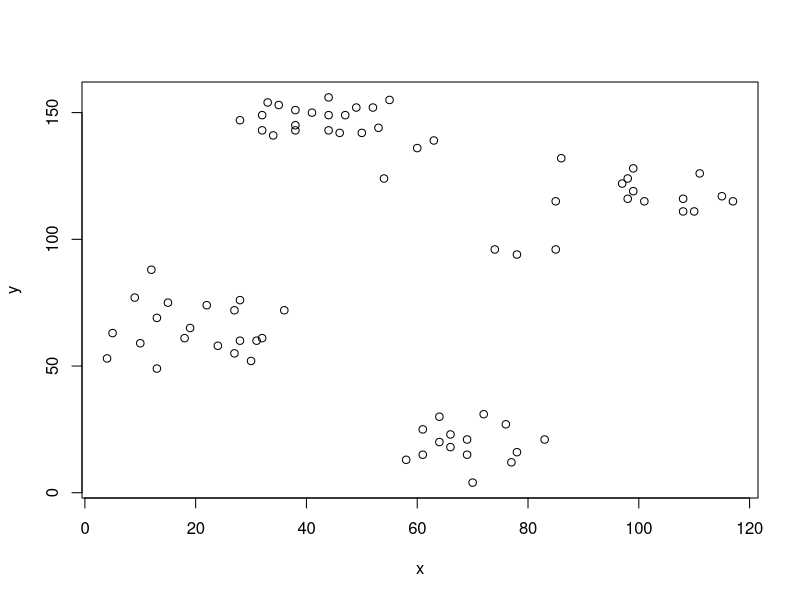
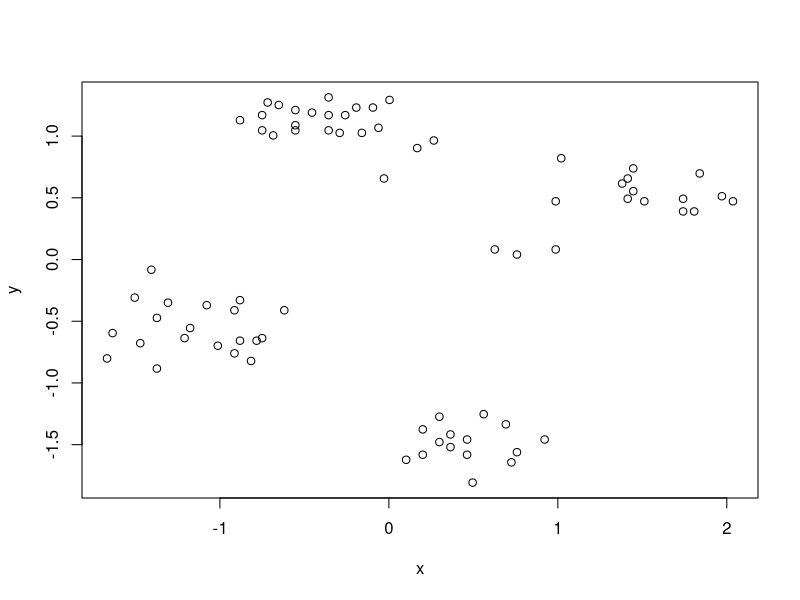
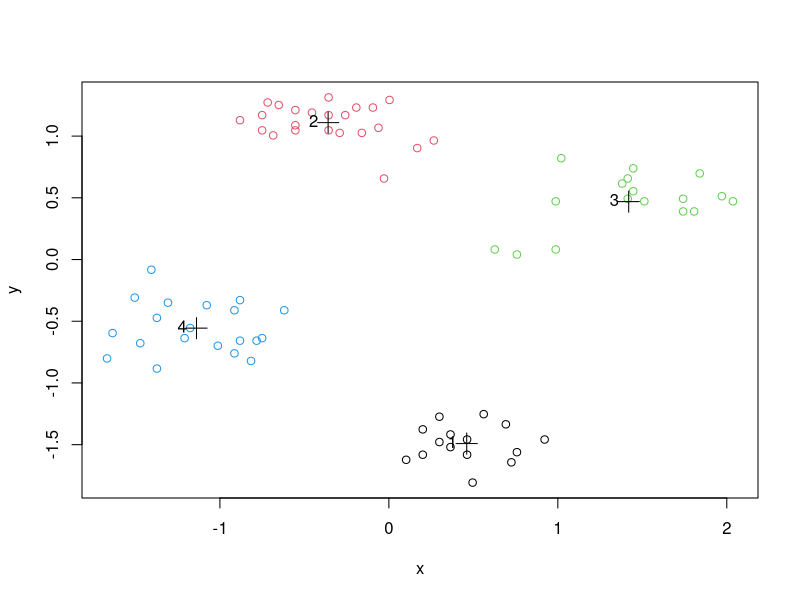
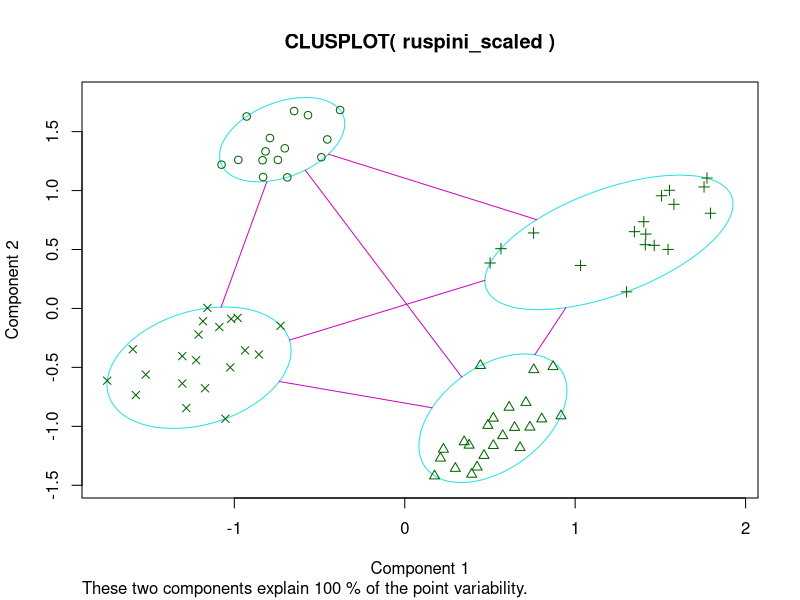
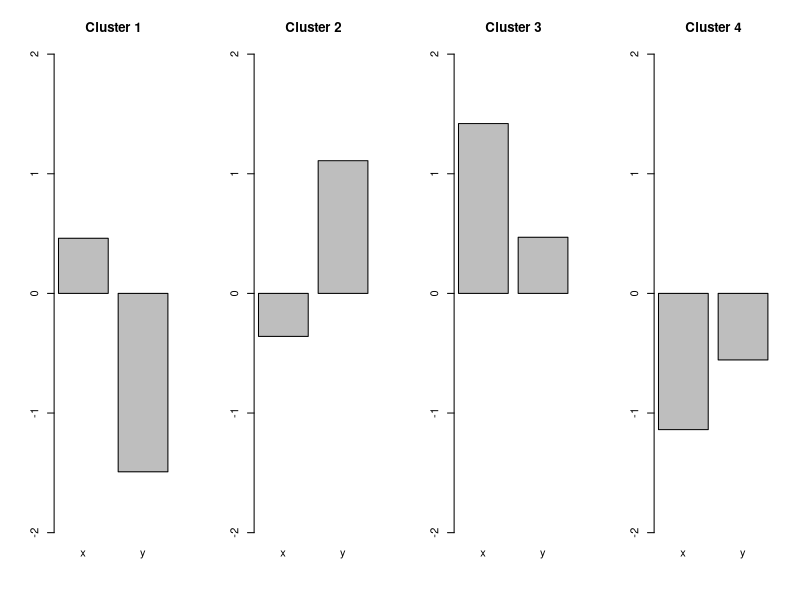
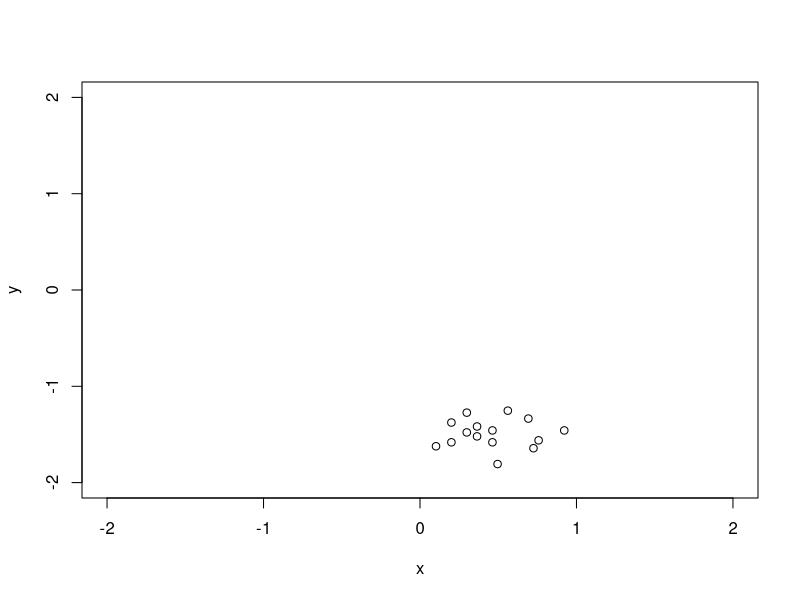
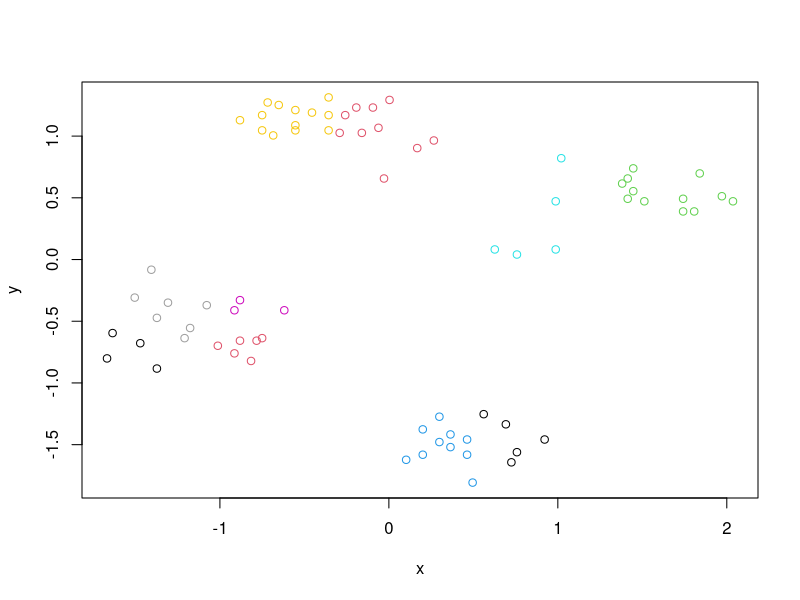
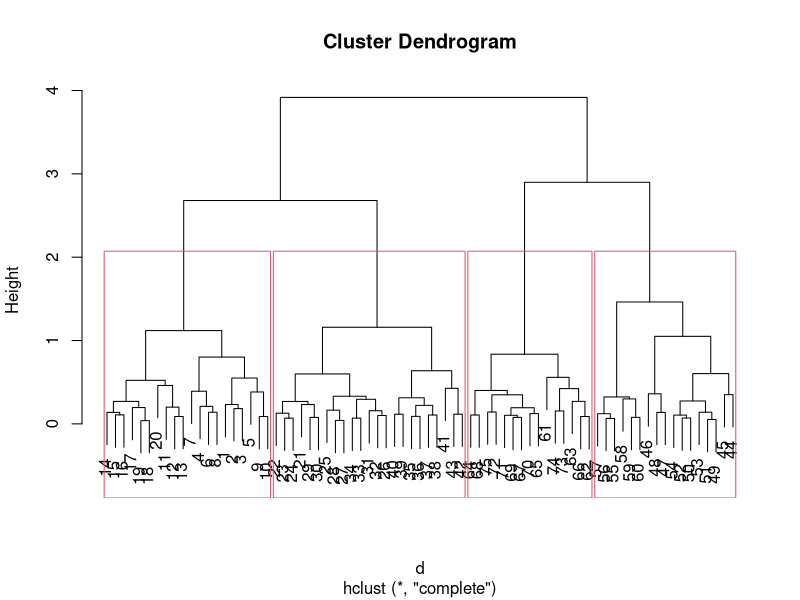

Generate these figures, in order, with R:
#' ---
#' title: "R Code for Chapter 8 of Introduction to Data Mining: Clustering"
#' author: "Michael Hahsler"
#' output:
#'  html_document:
#'    toc: true
#' ---

#' This code covers chapter 8 of _"Introduction to Data Mining"_
#' by Pang-Ning Tan, Michael Steinbach and Vipin Kumar.
#'
#' ![CC](https://i.creativecommons.org/l/by/4.0/88x31.png)
#' This work is licensed under the
#' [Creative Commons Attribution 4.0 International License](http://creativecommons.org/licenses/by/4.0/). For questions please contact
#' [Michael Hahsler](http://michael.hahsler.net).
#'


#' ruspini_scaled data is in package cluster. It is a very simple data set with well separated clusters.
data(ruspini, package="cluster")
#' Shuffle rows
ruspini <- ruspini[sample(1:nrow(ruspini)),]
plot(ruspini)


#' Scale each column in the data to zero mean and unit standard deviation (z-scores). This prevents one attribute with a large range to dominate the others for the distance calculation.
ruspini_scaled <- scale(ruspini)
plot(ruspini_scaled)

#' # Clustering methods
#' ## k-means Clustering
#'
#' Assumes Euclidean distances. We use k=10 clusters and run the algorithm 10 times with random initialized centroids. The best result is returned.
km <- kmeans(ruspini_scaled, centers=4, nstart=10)
km

plot(ruspini_scaled, col=km$cluster)
points(km$centers, pch=3, cex=2) # this adds the centroids
text(km$centers, labels=1:4, pos=2) # this adds the cluster ID
#' Alternative plot from package cluster (uses principal components analysis for >2 dimensions)
library(cluster)
clusplot(ruspini_scaled, km$cluster)

#' Inspect the centroids (cluster profiles)
km$centers

#+ fig.height=3, fig.width=10
def.par <- par(no.readonly = TRUE) # save default, for resetting...
layout(t(1:4)) # 4 plots in one
for(i in 1:4) barplot(km$centers[i,], ylim=c(-2,2), main=paste("Cluster", i))
par(def.par)  #- reset to default

#' Find data for a single cluster
#'
#' All you need is to select the rows corresponding to the cluster. The next
#' example plots all data points of cluster 1
cluster1 <- ruspini_scaled[km$cluster==1,]
head(cluster1)
plot(cluster1, xlim = c(-2,2), ylim = c(-2,2))

#' Try 10 clusters
plot(ruspini_scaled, col=kmeans(ruspini_scaled, centers=10)$cluster)

#' ## Hierarchical Clustering
#'
#' dist defaults to method="Euclidean"
d <- dist(ruspini_scaled)
#' We cluster using complete link
hc <- hclust(d, method="complete")

#' Dendrogram
plot(hc)
rect.hclust(hc, k=4)

plot(as.dendrogram(hc), leaflab="none") # plot dendrogram without leaf labels

#' More plotting options for dendrograms, including plotting
#' parts of large dendrograms can be found [here.](https://rpubs.com/gaston/dendrograms)

cluster_complete <- cutree(hc, k=4)
plot(ruspini_scaled, col=cluster_complete)

#' Try 10 clusters
plot(ruspini_scaled, col=cutree(hc, k=10))

#' Clustering with single link
hc_single <- hclust(d, method="single")
plot(hc_single)
rect.hclust(hc_single, k=4)

cluster_single <- cutree(hc_single, k=4)
plot(ruspini_scaled, col=cluster_single)

#' Try 10 clusters
plot(ruspini_scaled, col=cutree(hc_single, k=10))

#' ## Density-based clustering with DBSCAN

library(dbscan)

#' Parameters: minPts is often chosen as dimensionality of the data +1.
#' Decide on epsilon using the knee in the kNN distance plot
#' (seems to be around eps = .25).
kNNdistplot(ruspini_scaled, k = 3)
abline(h=.25, col="red")

#' run dbscan
db <- dbscan(ruspini_scaled, eps=.25, minPts=3)
db
str(db)
plot(ruspini_scaled, col=db$cluster+1L)
#' __Note:__ 0 is not a color so we add 1 to cluster (0 is black now).
#'
#' Play with eps (neighborhood size) and MinPts (minimum of points needed for core cluster)

#'
#' ## Gaussian Mixture Models
library(mclust)

#' Mclust uses Bayesian Information Criterion (BIC) to find the
#' number of clusters.
m <- Mclust(ruspini_scaled)
summary(m)
plot(m, what = "classification")

#' Rerun with a fixed number of 4 clusters
m <- Mclust(ruspini_scaled, G=4)
summary(m)
plot(m, what = "classification")


#' # Internal Cluster Validation
#'
#' ## Compare the Clustering Quality
#'
#' Look at the within.cluster.ss and the avg.silwidth

#library(fpc)
#' Note: I do not load fpc since the NAMESPACE overwrites dbscan.

fpc::cluster.stats(d, km$cluster)
#cluster.stats(d, cluster_complete)
#cluster.stats(d, cluster_single)

#' Read `? cluster.stats` for an explanation of all the available indices.

sapply(list(
  km=km$cluster,
  hc_compl=cluster_complete,
  hc_single=cluster_single),
  FUN=function(x)
    fpc::cluster.stats(d, x))[c("within.cluster.ss","avg.silwidth"),]

#' ## Silhouette plot
plot(silhouette(km$cluster, d))

#' ## Find Optimal Number of Clusters for k-means
set.seed(1234)
ks <- 2:10

#' ### Within Sum of Squares
#' Use within sum of squares and look for the knee (nstart=5 repeats k-means 5 times and returns the best solution)
WSS <- sapply(ks, FUN=function(k) {
  kmeans(ruspini_scaled, centers=k, nstart=5)$tot.withinss
})
plot(ks, WSS, type="l")
abline(v=4, col="red", lty=2)

#' ### Average Silhouette Width
#' Use average silhouette width (look for the max)
ASW <- sapply(ks, FUN=function(k) {
  fpc::cluster.stats(d, kmeans(ruspini_scaled, centers=k, nstart=5)$cluster)$avg.silwidth
})
plot(ks, ASW, type="l")

ks[which.max(ASW)]
abline(v=ks[which.max(ASW)], col="red", lty=2)

#' ### Dunn Index
#' Use Dunn index (another internal measure given by min. separation/ max. diameter)
DI <- sapply(ks, FUN=function(k) {
  fpc::cluster.stats(d, kmeans(ruspini_scaled, centers=k, nstart=5)$cluster)$dunn
})
plot(ks, DI, type="l")
ks[which.max(DI)]
abline(v=ks[which.max(DI)], col="red", lty=2)


#' ### Gap Statistic
#' see `? clusGap`
library(cluster)
k <- clusGap(ruspini_scaled, kmeans, K.max = 10)
k
plot(k)

#' __Note:__ these methods can also be used for hierarchical clustering.
#'
#' There have been many other methods and indices proposed to determine
#' the number ofvclusters.
#' See, e.g.,  package [NbClust](https://cran.r-project.org/package=NbClust).
#'

#' ## Visualize the Distance Matrix
#'
#' Visualizing the unordered distance matrix does not show much stucutre.
library(seriation)
pimage(d, colorkey=TRUE)

#' Reorder using cluster labels
pimage(d, order=order(km$cluster), colorkey=TRUE)

#' Use dissplot which rearranges clusters, adds cluster labels,
#'  and shows average dissimilarity in the lower half of the plot.
dissplot(d, labels=km$cluster, options=list(main="k-means with k=4"))
dissplot(d, labels=db$cluster+1, options=list(main="DBSCAN"))
#' Spot the problem data points for DBSCAN (we use +1 so the noise is now cluster #1)
#'
#' Misspecified k
dissplot(d, labels=kmeans(ruspini_scaled, centers=3)$cluster)
dissplot(d, labels=kmeans(ruspini_scaled, centers=9)$cluster)


#' # External Cluster Validation
#'
#' External cluster validation uses ground truth information. That is,
#' the user has an idea how the data should be grouped. This could be a know
#' class label not provided to the clustering algorithm.
#'
#' We use an artificial data set with known groups here. First, we need to
#' cluster the new data. We do k-means and hierarchical clustering.

library(mlbench)
shapes <- mlbench.smiley(n=500, sd1 = 0.1, sd2 = 0.05)
plot(shapes)

#' Prepare data
truth <- as.integer(shapes$class)
shapes <- scale(shapes$x)

plot(shapes)

#' Find optimal number of Clusters for k-means
ks <- 2:20

#' Use within sum of squares (look for the knee)
WSS <- sapply(ks, FUN=function(k) {
  kmeans(shapes, centers=k, nstart=10)$tot.withinss
})
plot(ks, WSS, type="l")
#' looks like 6 clusters
km <- kmeans(shapes, centers=6, nstart = 10)
plot(shapes, col=km$cluster)

#' Hierarchical clustering: single-link because of the mouth
d <- dist(shapes)
hc <- hclust(d, method="single")

#' Find optimal number of clusters
ASW <- sapply(ks, FUN=function(k) {
  fpc::cluster.stats(d, cutree(hc, k))$avg.silwidth
})
plot(ks, ASW, type="l")
#' 4 clusters
hc_4 <- cutree(hc, 4)
plot(shapes, col=hc_4)

#' Compare with ground truth with the corrected (=adjusted) Rand index (ARI)
#' and the variation of information (VI) index.
cbind(
  kmeans = fpc::cluster.stats(d, km$cluster, truth, compareonly = TRUE),
  hc = fpc::cluster.stats(d, hc_4, truth, compareonly = TRUE)
)

#' Hierarchical clustering found the perfect clustering.
#'
#' Read `? cluster.stats` for an explanation of all the available indices.


#'
#' # Related Topics
#' ## Outlier Removal
#' It is often useful to remove outliers prior to clustering.
#' A density based method to identify outlier is LOF (Local Outlier Factor).
#' It is related to dbscan. The LOF value for a regular data
#' point is 1. The larger the LOF value gets, the more likely the point is and
#' outlier.
library(dbscan)
lof <- lof(ruspini_scaled, k = 3)
lof
plot(ruspini_scaled, pch = ".", main = "LOF (k=3)")
points(ruspini_scaled, cex = (lof-1)*3, pch = 1, col="red")

#' Find outliers (find the knee)
plot(sort(lof), type = "l")
abline(h = 1.3, col = "red")
plot(ruspini_scaled[lof < 1.3,], main = "Data without outliers")

#' There are many other outlier removal strategies available. See, e.g., package
#' [outliers](https://cran.r-project.org/package=outliers).
#'
#' ## Cluster Tendency
#' Most clustering algorithms will always produce a clustering, even if the
#' data does not contain a cluster structure. It is typically good to check
#' cluster tendency before attempting to cluster the data.
#'
#' We use again the smiley data.
d_shapes <- dist(shapes)

library(seriation)
#' Visual Analysis for Cluster Tendency Assessment (VAT) reorders the
#' objects to show potential clustering tendency as a block structure
#' (dark blocks along the main diagonal).
VAT(d_shapes)

#' iVAT uses largest distances in all possible paths between the objects
#' instead of the distances to make the block structure better visible.
iVAT(d_shapes)

#' Both plots show a strong cluster structure with 5 clusters.
#'
#' Compare with random data.
data_random <- matrix(runif(2*500), ncol=2, dimnames = list(NULL, c("x", "y")))
plot(data_random)

d_random <- dist(data_random)
VAT(d_random)
iVAT(d_random)
#' There is very little structure visible.
